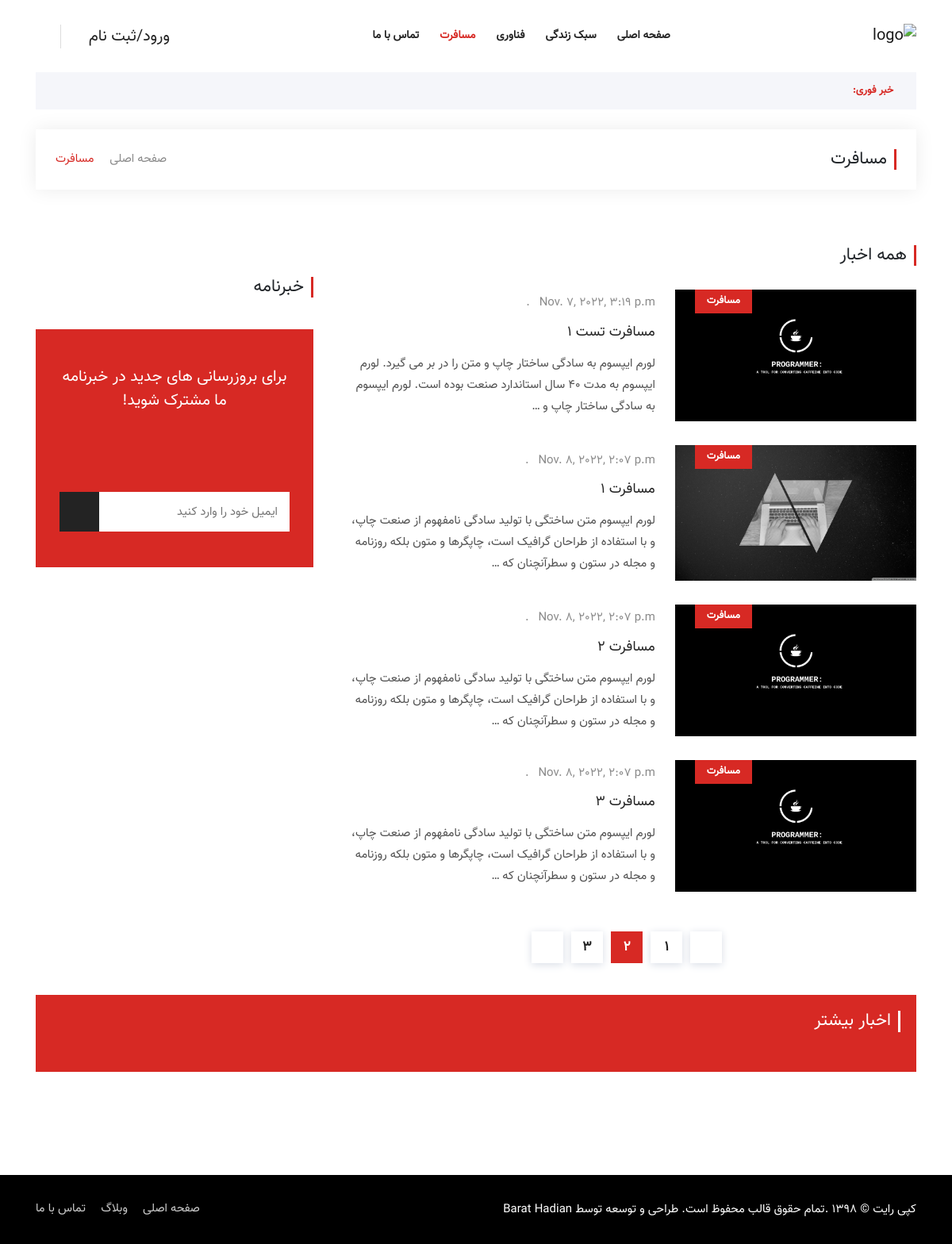
The page /travel/ on the database its author committed.
### Blog/models.py (models this page shows, shortened)
class Article(models.Model):
    author = models.ForeignKey(User, on_delete=models.CASCADE)
    category = models.ManyToManyField(Category, related_name='articles')
    title = models.CharField(max_length=100)
    body = models.TextField(max_length=2000)
    created = models.DateTimeField(auto_now_add=True)
    updated = models.DateTimeField(auto_now_add=True)
    image = models.ImageField(upload_to='profile/image', blank=True, null=True)

class Category(models.Model):
    title = models.CharField(max_length=100)
    created = models.DateTimeField(auto_now_add=True)
    class Meta:
        verbose_name_plural = "categories"
    def __str__(self):
        return self.title

### Blog/views.py (the view, shortened to what this page needs)
# urls.py: path('travel/', views.cat_travel, name='cat_travel'),
def cat_travel(request):
    article_travel = Article.objects.filter(category=3)
    return render(request, 'Blog/travel.html', {'articles': article_travel})

### Blog/templates/Blog/travel.html (shortened to what this page needs)
{% load static %}
<!doctype html>
<html lang="fa">
<head>
    <link rel="stylesheet" href="{% static 'assets/css/bootstrap.min.css' %}">
    <link rel="stylesheet" href="{% static 'assets/css/animate.min.css' %}">
    <link rel="stylesheet" href="{% static 'assets/css/icofont.min.css' %}">
    <link rel="stylesheet" href="{% static 'assets/css/meanmenu.css' %}">
    <link rel="stylesheet" href="{% static 'assets/css/owl.carousel.min.css' %}">
    <link rel="stylesheet" href="{% static 'assets/css/magnific-popup.min.css' %}">
    <link rel="stylesheet" href="{% static 'assets/css/style.css' %}">
    <link rel="stylesheet" href="{% static 'assets/css/rtl.css' %}">
    <link rel="stylesheet" href="{% static 'assets/css/responsive.css' %}">
</head>
<body>
<header class="header-area">
    <div class="navbar-area">
        <div class="sinmun-nav">
            <div class="container">
                <nav class="navbar navbar-expand-md navbar-light">
                    <a class="navbar-brand" href="{% url 'blog:home' %}"><img src="{% static 'assets/img/logo.png' %}"
                                                                              alt="logo"></a>
                    <div class="collapse navbar-collapse mean-menu" id="navbarSupportedContent">
                        <ul class="navbar-nav">
                            <li class="nav-item"><a href="{% url 'blog:home' %}" class="nav-link">صفحه اصلی</a>
                            </li>
                            <li class="nav-item"><a href="{% url 'blog:cat_lifestyle' %}" class="nav-link">سبک زندگی</a>
                            </li>
                            <li class="nav-item"><a href="{% url 'blog:cat_tech' %}" class="nav-link">فناوری</a></li>
                            <li class="nav-item"><a href="{% url 'blog:cat_travel' %}"
                                                    class="nav-link active">مسافرت</a></li>
                            <li class="nav-item"><a href="{% url 'blog:contact' %}">تماس با ما</a>
                            </li>
                        </ul>
                        <div class="others-options">
                            <div class="others-options">
                                <ul> {% if request.user.is_authenticated %}
                                    <li><a href="{% url 'blog:home' %}"> {{ request.user.username }} <i
                                            class="icofont-user-alt-5"></i></a></li>
                                    <li><a href="{% url 'blog:logout' %}"> خروج</a></li>
                                    <li class="header-search">
                                        <div class="nav-search">
                                            <div class="nav-search-button">
                                                <i class="icofont-ui-search"></i>
                                            </div>
                                            {% else %}
                                    <li><a href="{% url 'blog:signin' %}"> ورود/ثبت نام <i class="icofont-user-alt-5"></i></a></li>
                                    <li class="header-search">
                                    <div class="nav-search">
                                    <div class="nav-search-button">
                                        <i class="icofont-ui-search"></i>
                                    </div>
                                {% endif %}
                                    </div>
                                    </li>
                                </ul>
                            </div>
                        </div>
                </nav>
            </div>
            </div>
        </div>
    <div class="breaking-news">
        <div class="container">
            <div class="breaking-news-content clearfix">
                <h6 class="breaking-title"><i class="icofont-flash"></i> خبر فوری:</h6>
            </div>
        </div>
    </div>
</header>
<div class="page-title-area">
    <div class="container">
        <div class="page-title-content">
            <h2>مسافرت</h2>
            <ul>
                <li><a href="{% url 'blog:home' %}"><i class="icofont-home"></i> صفحه اصلی</a></li>
                <li><i class="icofont-rounded-left"></i></li>
                <li>مسافرت</li>
            </ul>
        </div>
    </div>
</div>
<section class="all-category-news ptb-40">
    <div class="container">
        <div class="row">
            <div class="col-lg-8 col-md-12">
                <div class="section-title">
                    <h2>همه اخبار</h2>
                </div>
                 {% for article in articles %}
                <div class="single-category-news">
                    <div class="row m-0 align-items-center">
                        <div class="col-lg-5 col-md-6 p-0">
                            <div class="category-news-image">
                                <a href="{% url 'blog:posts'  article.id   %}"><img src="{{ article.image.url }}" alt="image"></a>
                                <div class="tags">
                                    <a href="{% url 'blog:cat_travel' %}">{{ article.category.all.first }}</a>
                                </div>
                            </div>
                        </div>
                        <div class="col-lg-7 col-md-6">
                            <div class="category-news-content">
                                <span><i class="icofont-clock-time"></i>{{ article.created }}</span>
                                <h3><a href="{% url 'blog:posts'  article.id   %}">{{ article.title }}</a></h3>
                                <p>{{ article.body|truncatewords:30  }}</p>
                            </div>
                        </div>
                    </div>
                </div>
            {% endfor %}
                <div class="pagination-area">
                    <a href="#" class="prev page-numbers"><i class="icofont-double-right"></i></a>
                    <a href="#" class="page-numbers">1</a>
                    <span class="page-numbers current" aria-current="page">2</span>
                    <a href="#" class="page-numbers">3</a>
                    <a href="#" class="next page-numbers"><i class="icofont-double-left"></i></a>
                </div>
            </div>
            <div class="col-lg-4 col-md-12">
                <div class="newsletter-box">
                    <div class="section-title">
                        <h2>خبرنامه</h2>
                    </div>
                     {% include 'includes/newsletter.html' %}
                </div>
            </div>
        </div>
    </div>
</section>
<section class="more-news-area">
    <div class="container">
        <div class="more-news-inner">
            <div class="section-title">
                <h2>اخبار بیشتر</h2>
            </div>
        </div>
    </div>
</section>
<div class="copyright-area">
    <div class="container">
        <div class="row align-items-center">
            <div class="col-lg-6 col-md-12">
                <p>کپی رایت © 1398 .تمام حقوق قالب محفوظ است. طراحی و توسعه توسط <a
                        href="https://www.rtl-theme.com/author/barat/?aff=barat" target="_blank">Barat Hadian</a></p>
            </div>
            <div class="col-lg-6 col-md-12">
                <ul class="footer-nav">
                    <li><a href="{% url 'blog:home' %}">صفحه اصلی</a></li>
                    <li><a href="#">وبلاگ</a></li>
                    <li><a href="#">تماس با ما</a></li>
                </ul>
            </div>
        </div>
    </div>
</div>
</body>
</html>

### static/assets/css/rtl.css (style rules this page uses)
body { direction: rtl; }
.single-category-news .category-news-image .tags { right: auto; left: 25px; }
.navbar-brand { margin-right: 0; }
.sinmun-nav nav .others-options ul li .nav-search { border-right: 1px solid #dcdcdc; border-left: none; padding-right: 15px; padding-left: 0; }
.sinmun-nav nav .others-options ul li a { margin-left: 10px; margin-right: 0; }
.breaking-news-content .breaking-title { padding-left: 8px; padding-right: 0; float: right; }
.section-title h2 { border-left: none; border-right: 3px solid #d72924; padding-right: 9px; padding-left: 0; }
.section-title { text-align: right; }
.copyright-area { text-align: right; }
.copyright-area .footer-nav { text-align: left; }
.copyright-area .footer-nav li { margin-right: 15px; margin-left: 0; }
.copyright-area .footer-nav li:first-child { margin-right: 0; }
.single-category-news .category-news-content { padding-right: 10px; padding-left: 0; text-align: right; }
.page-title-content h2 { border-right: 3px solid #d72924; border-left: none; padding-right: 9px; padding-left: 0; text-align: right; }
.page-title-content ul { left: 25px; right: auto; }

### rows shown on the page
Article: image (picture), category.all.first "مسافرت", created "Nov. 7, 2022, 3:19 p.m.", title "مسافرت تست 1", body "لورم ایپسوم به سادگی ساختار چاپ و متن را در بر می گیرد. لورم ایپسوم به مدت 40 سال استاندارد صنعت بوده است. لورم ایپسوم به سادگی ساختار چاپ و …"
Article: image (picture), category.all.first "مسافرت", created "Nov. 8, 2022, 2:07 p.m.", title "مسافرت 1", body "لورم ایپسوم متن ساختگی با تولید سادگی نامفهوم از صنعت چاپ، و با استفاده از طراحان گرافیک است، چاپگرها و متون بلکه روزنامه و مجله در ستون و سطرآنچنان که …"
Article: image (picture), category.all.first "مسافرت", created "Nov. 8, 2022, 2:07 p.m.", title "مسافرت 2", body "لورم ایپسوم متن ساختگی با تولید سادگی نامفهوم از صنعت چاپ، و با استفاده از طراحان گرافیک است، چاپگرها و متون بلکه روزنامه و مجله در ستون و سطرآنچنان که …"
Article: image (picture), category.all.first "مسافرت", created "Nov. 8, 2022, 2:07 p.m.", title "مسافرت 3", body "لورم ایپسوم متن ساختگی با تولید سادگی نامفهوم از صنعت چاپ، و با استفاده از طراحان گرافیک است، چاپگرها و متون بلکه روزنامه و مجله در ستون و سطرآنچنان که …"
